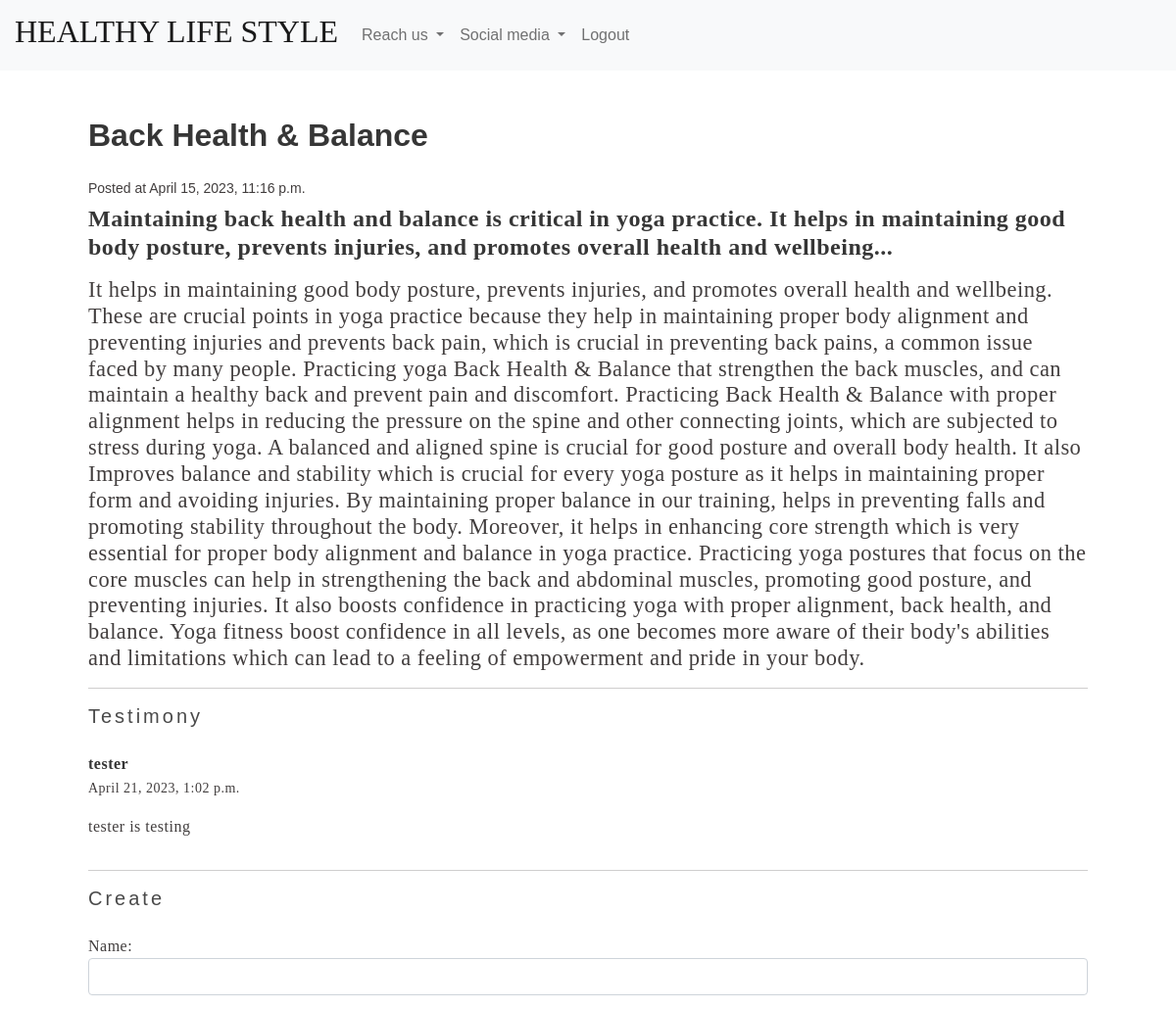
The app's page /-Balance-/ (signed in, upper part), older data.
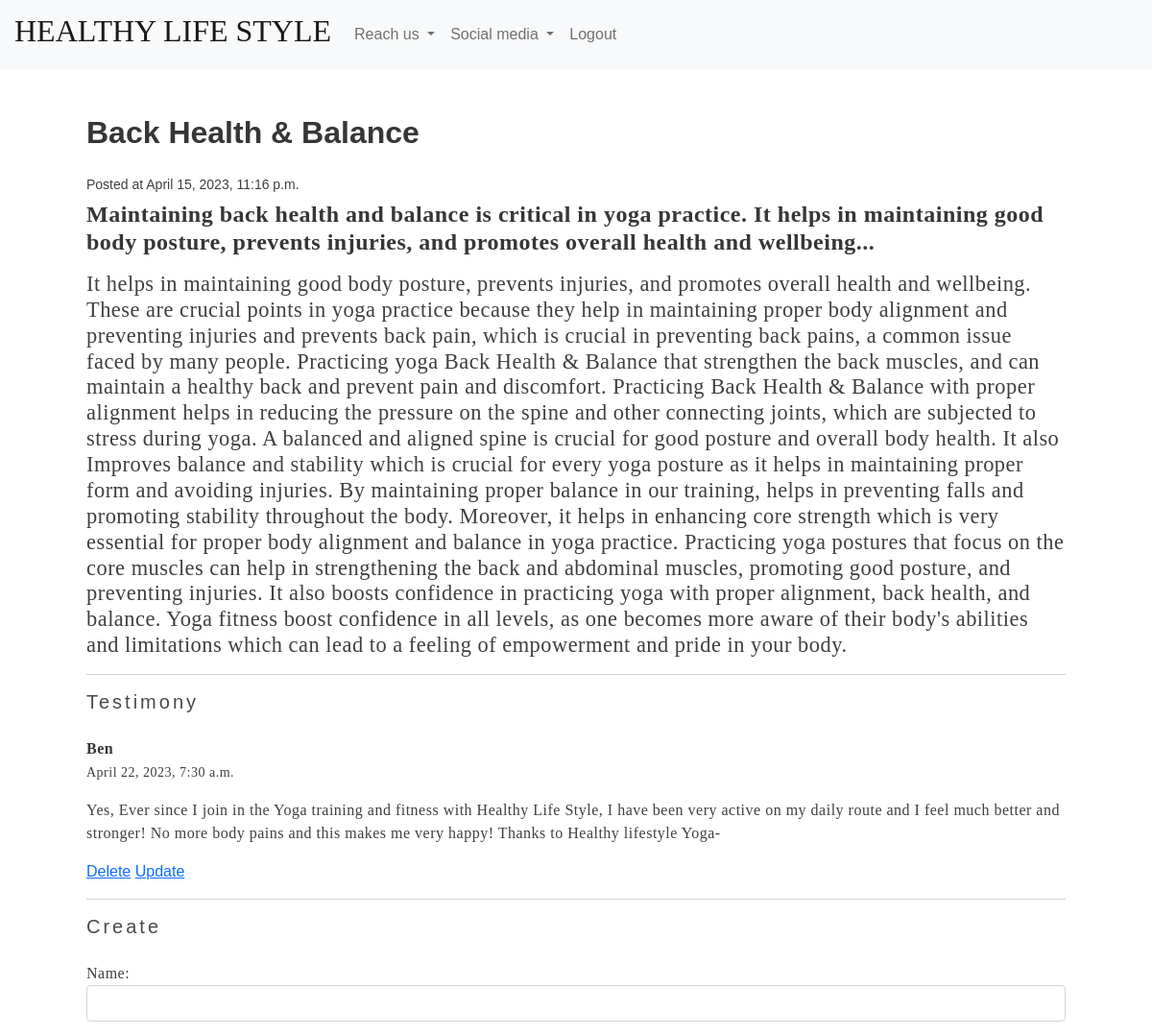
The same page, newer data.
### yogapp/models.py (models this page shows)
class Comment(models.Model):
    author = models.ForeignKey(User, on_delete=models.CASCADE, default='')
    post = models.ForeignKey(
        Post, related_name='comments', on_delete=models.CASCADE)
    name = models.CharField(max_length=255)
    email = models.EmailField()
    body = models.TextField()
    created_on = models.DateTimeField(auto_now_add=True)
    class Meta:
        ordering = ["-created_on"]

### yogapp/views.py (the view)
# urls.py: path('<slug:slug>/', views.post_detail, name='post_detail'),
def post_detail(request, slug):
    post = Post.objects.get(slug=slug)
    if request.method == 'POST':
        form = CommentForm(request.POST)
        if form.is_valid():
            comment = form.save(commit=False)
            comment.post = post
            comment.author = request.user
            comment.save()
            messages.success(request, 'Comment created successfully')
            return redirect('post_detail', slug=post.slug)
        else:
            messages.error(request, 'Error creating comment')
    else:
        form = CommentForm()
    return render(
        request,
        'blog/post_detail.html',
        {'post': post, 'form': form}
    )

### yogapp/forms.py
class CommentForm(forms.ModelForm):
    class Meta:
        model = Comment
        fields = ['name', 'body']
        widgets = {
            'name': forms.TextInput(attrs={'class': 'form-control'}),
            'body': forms.Textarea(attrs={'class': 'form-control'}),
        }

### yogapp/templates/blog/post_detail.html (shortened to what this page needs)
{% extends 'base.html' %}
{% block content %}
<h3 class="title">{{ post.title }}</h3>
<small>Posted at {{ post.created_on }}</small>
<h4>
    <p><strong>{{ post.intro }}</strong></p>
</h4>
<h5>
    <p>{{ post.body }}</p>
</h5>
<hr>
<h4 class="subtitle">Testimony</h4>
{% for comment in post.comments.all %}
<article class="media">
    <div class="media-content">
        <div class="content">
            <p><strong>{{ comment.name }}</strong>
                <br><small>{{ comment.created_on }}</small>
            </p>
            <p>{{ comment.body }}</p>
            {% if comment.author == request.user %}
            <a href="{% url 'DeleteView' comment.id %}" class="danger">Delete</a>
            <a href="{% url 'update_comment' comment.id %}" class="info">Update</a>
            {% endif %}
        </div>
    </div>
</article>
{% empty %}
<div class="notification">
    <p>No comments yet!</p>
</div>
{% endfor %}
<hr>
<h4 class="subtitle">Create</h4>
{% if request.user.is_authenticated %}
<form method="post" action="{% url 'post_detail' post.slug %}">
    {{ form.as_p }}
</form>
{% else %}
You must be logged in to comment.
{% endif %}
{% endblock %}

Row changes from the older to the newer data that the page shows:
removed Comment: name "tester", created_on "April 21, 2023, 1:02 p.m.", body "tester is testing"
added Comment: name "Ben", created_on "April 22, 2023, 7:30 a.m.", body "Yes, Ever since I join in the Yoga training and fitness with Healthy Life Style, I have been very active on my daily route and I feel much better and stronger! No more body pains and this makes me very happy! Thanks to Healthy lifestyle Yoga-", shows "Delete"
